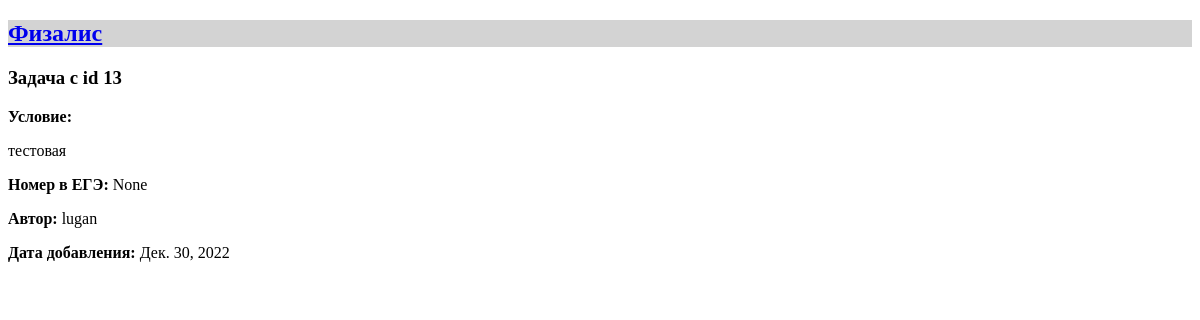
Before: /problems/13/ with the older database file.
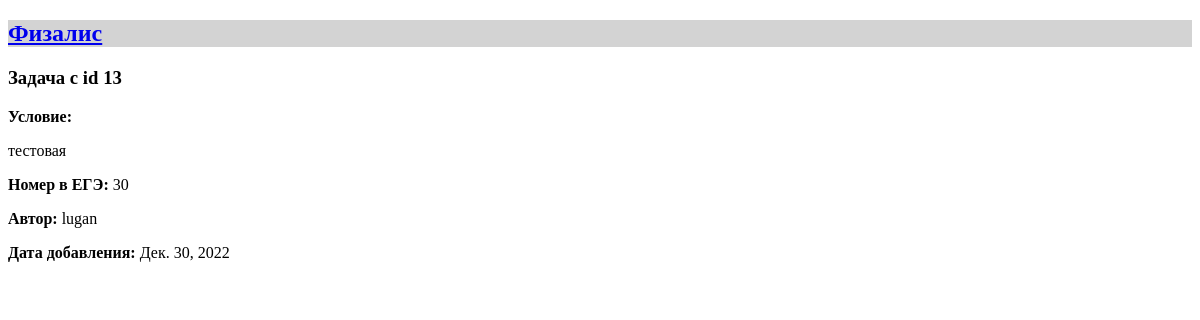
After: the same page with the newer database file.
### problems/models.py (models this page shows, shortened)
class Problem(models.Model):
    text = models.TextField('условие',
                            max_length=6000,
                            help_text='Максимум 6 тыс. символов '
                            '(если мало - обратитесь к создательнице сайта)')
    solution = models.TextField('решение',
                                max_length=6000,
                                help_text='Максимум 6 тыс. символов',
                                blank=True,
                                null=True)
    answer = models.CharField('ответ',
                              max_length=50,
                              help_text='Максимум 50 символов',
                              blank=True,
                              null=True)
    complexity = models.PositiveSmallIntegerField('сложность',
                                                  help_text=('число от 1 до 10'
                                                             ' включительно'),
                                                  blank=True,
                                                  null=True,
                                                  validators=(
                                                      [MinValueValidator(1),
                                                       MaxValueValidator(10)]))
    author = models.ForeignKey(User,
                               on_delete=models.CASCADE,
                               editable=False,
                               verbose_name='автор')
    date = models.DateField('дата добавления',
                            auto_now_add=True)
    tags = models.ManyToManyField(Tag,
                                  verbose_name='тэги',
                                  blank=True)
    source = models.ForeignKey(Source,
                               on_delete=models.CASCADE,
                               verbose_name='источник',
                               blank=True,
                               null=True)
    category = models.ForeignKey(Category,
                                 on_delete=models.CASCADE,
                                 verbose_name='раздел',
                                 blank=True,
                                 null=True)
    subcategory = models.ForeignKey(Subcategory,
                                    on_delete=models.CASCADE,
                                    verbose_name='подраздел',
                                    blank=True,
                                    null=True)
    type_ege = models.ForeignKey(TypeInEGE,
                                 on_delete=models.CASCADE,
                                 verbose_name='Тип задания',
                                 null=True)
    class Meta:
        verbose_name = 'задача'
        verbose_name_plural = 'задачи'
        default_related_name = 'problems'

class TypeInEGE(models.Model):
    number = models.PositiveSmallIntegerField('номер')
    max_score = models.PositiveSmallIntegerField('максимальное количество'
                                                 ' баллов')
    part_ege = models.ForeignKey(PartOfEGE,
                                 on_delete=models.CASCADE,
                                 verbose_name='часть ЕГЭ',
                                 default=1)
    class Meta:
        verbose_name = 'тип'
        verbose_name_plural = 'типы'
        default_related_name = 'type'
        ordering = ['number']
    def __str__(self):
        return str(self.number)

### problems/views.py (the view)
# urls.py: re_path(r'^(?P<pk>[1-9]\d*)/$', views.ProblemView.as_view(),
class ProblemView(DetailView):
    model = Problem
    template_name = 'problems/problem_detail.html'
    context_object_name = 'problem'

### templates/problems/problem_detail.html (shortened to what this page needs)
{% extends "base.html" %}
{% block content %}
  <div class="card">
    <h3 class="card-title">Задача с id {{problem.id}}</h3>
    <p><b>Условие: </b></p>{{problem.text|linebreaks}}
    <p><b>Номер в ЕГЭ: </b>{{problem.type_ege}}</p>
    <p><b>Автор: </b>{{problem.author.username}}</p>
    <p><b>Дата добавления: </b>{{problem.date}}</p>
  </div>
{% endblock %}

Changed rows visible on the page:
changed Problem "тестовая": type_ege "None" → "30"
